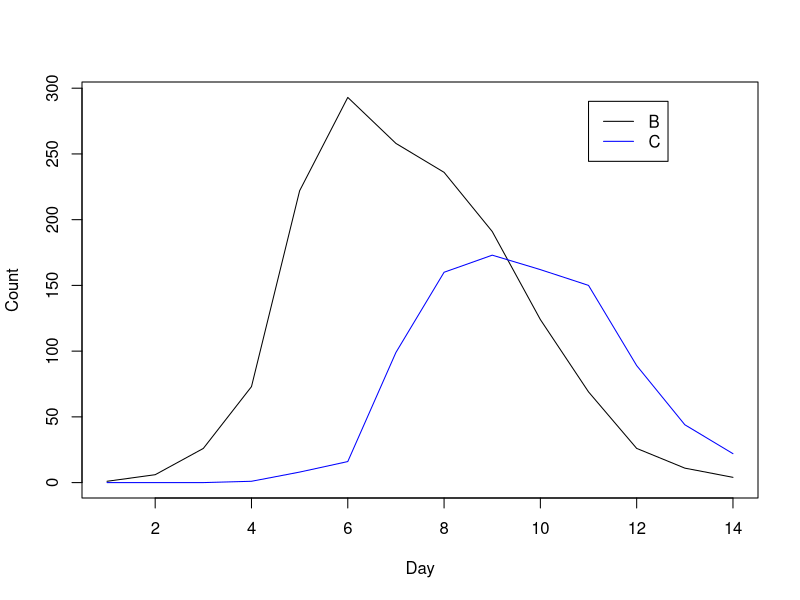

Recreate this plot in R.
## ---- chunk 1
## load data
BS <- read.csv("BS.csv", header = T)

## plot data
ylims <- c(0, max(c(BS$B, BS$C)))
plot(BS$day, BS$B, xlab = "Day", ylab = "Count", ylim = ylims, type = "l")
lines(BS$day, BS$C, col = "blue")
legend(11, 290, legend = c("B", "C"), col = c("black", "blue"), lty = 1)
